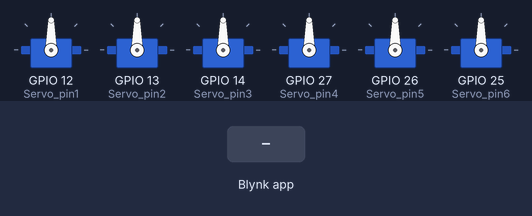
Simulated run of this sketch. Board: ESP32. Shown: 6 × servo. The test bench sets the inputs (shaded band). WiFi joins after 1.5 s; servers stay silent unless stated; what the sketch prints to the serial monitor is not drawn.

Above: at 3.0 s.
3.1 s: Blynk app writes 1 to V0
At 4.2 s:
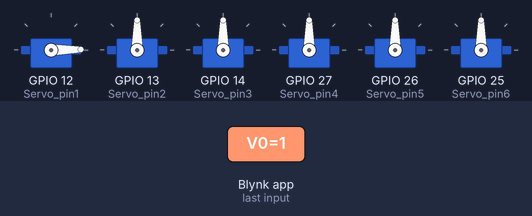
4.6 s: Blynk app writes 1 to V1
At 5.4 s:
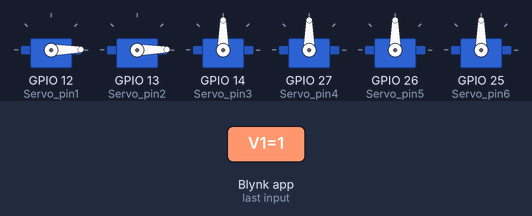
6.1 s: Blynk app writes 1 to V2
At 6.6 s:
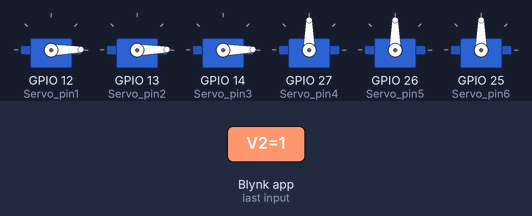
Timing chart, 0 to 9.1 s (numbered marks = the images above; inputs shaded):
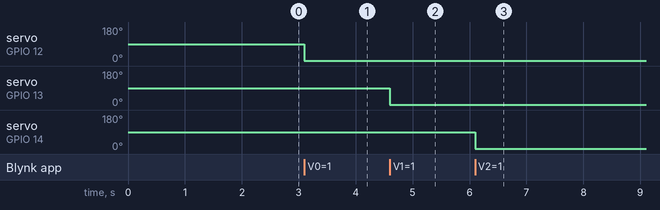

The sketch:

robotic-arm-via-arduino-cloud.ino
```cpp
#include <WiFi.h>
#define BLYNK_PRINT Serial
#define BLYNK_TEMPLATE_ID "TMPL3FciRT16m"
#define BLYNK_TEMPLATE_NAME "robotic arm"
#define BLYNK_AUTH_TOKEN "BX6H_fjkzu5hboy1Eossq-dJJF0oqikt"
#include <BlynkSimpleEsp32.h>
#include <ESP32Servo.h>

// Motor PINs
#define Servo_pin1 12
#define Servo_pin2 13
#define Servo_pin3 14
#define Servo_pin4 27
#define Servo_pin5 26
#define Servo_pin6 25

char auth[] = "BX6H_fjkzu5hboy1Eossq-dJJF0oqikt"; // Enter your Blynk auth token
char ssid[] = "Salil OnePlus"; // Enter your Wi-Fi name
char pass[] = "12345678"; // Enter your Wi-Fi password

Servo servo1; // SG90 Servos
Servo servo2;
Servo servo3;

Servo servo4; // MG995-360 Servos
Servo servo5;
Servo servo6;

// Timer for MG995-360 motor rotation (to simulate positional control)
int mg995_rotation_duration = 0;  // Store rotation duration for MG995-360 motors

void setup() {
  Serial.begin(115200);

  // Attach SG90 servos to their respective pins
  servo1.attach(Servo_pin1);
  servo2.attach(Servo_pin2);
  servo3.attach(Servo_pin3);

  // Attach MG995-360 servos to their respective pins
  servo4.attach(Servo_pin4);
  servo5.attach(Servo_pin5);
  servo6.attach(Servo_pin6);

  // Connect to Wi-Fi
  WiFi.begin(ssid, pass);
  while (WiFi.status() != WL_CONNECTED) {
    delay(500);
    Serial.print(".");
  }

  Blynk.begin(auth, ssid, pass);
}

// Control SG90 (V0 to V2 for sliders in Blynk)
BLYNK_WRITE(V0) {
  int value = param.asInt();  // Get value from Blynk slider
  if (value >= 0 && value <= 180) {
    Serial.println("Servo 1 angle: " + String(value));
    servo1.write(value);  // Rotate to specified angle
  }
}

BLYNK_WRITE(V1) {
  int value = param.asInt();  // Get value from Blynk slider
  if (value >= 0 && value <= 180) {
    Serial.println("Servo 2 angle: " + String(value));
    servo2.write(value);  // Rotate to specified angle
  }
}

BLYNK_WRITE(V2) {
  int value = param.asInt();  // Get value from Blynk slider
  if (value >= 0 && value <= 180) {
    Serial.println("Servo 3 angle: " + String(value));
    servo3.write(value);  // Rotate to specified angle
  }
}

// Control MG995-360 to simulate positional control
BLYNK_WRITE(V3) {
  int value = param.asInt();  // Get value from Blynk slider
  mg995_rotation_duration = map(value, 0, 360, 0, 2000);  // Map angle to duration (up to 2 seconds)
  Serial.println("Servo 4 rotates for " + String(mg995_rotation_duration) + "ms");
  rotateMG995Servo(servo4, mg995_rotation_duration);
}

BLYNK_WRITE(V4) {
  int value = param.asInt();  // Get value from Blynk slider
  mg995_rotation_duration = map(value, 0, 180, 0, 2000);  // Map angle to duration (up to 2 seconds)
  Serial.println("Servo 5 rotates for " + String(mg995_rotation_duration) + "ms");
  rotateMG995Servo(servo5, mg995_rotation_duration);
}

BLYNK_WRITE(V5) {
  int value = param.asInt();  // Get value from Blynk slider
  mg995_rotation_duration = map(value, 0, 180, 0, 2000);  // Map angle to duration (up to 2 seconds)
  Serial.println("Servo 6 rotates for " + String(mg995_rotation_duration) + "ms");
  rotateMG995Servo(servo6, mg995_rotation_duration);
}

// Function to simulate positional control for MG995-360
void rotateMG995Servo(Servo &servo, int duration) {
  servo.write(90);  // Start rotating (you can adjust 90 for rotation direction)
  delay(duration);  // Rotate for the calculated duration
  servo.write(90);  // Stop the motor (sending neutral signal)
}

void loop() {
  Blynk.run();
}
```

Measured:
- after the input at 3.1 s, servo on GPIO 12 (Servo_pin1): 90° → 1° at once
- after the input at 4.6 s, servo on GPIO 13 (Servo_pin2): 90° → 1° at once
- after the input at 6.1 s, servo on GPIO 14 (Servo_pin3): 90° → 1° at once
